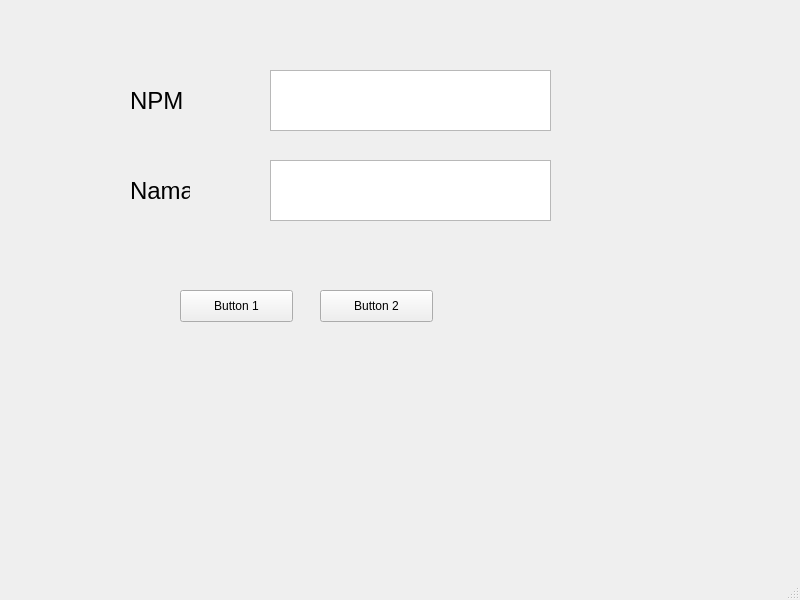
<?xml version="1.0" encoding="UTF-8"?>
<ui version="4.0">
 <class>MainWindow</class>
 <widget class="QMainWindow" name="MainWindow">
  <property name="geometry">
   <rect>
    <x>0</x>
    <y>0</y>
    <width>800</width>
    <height>600</height>
   </rect>
  </property>
  <property name="windowTitle">
   <string>MainWindow</string>
  </property>
  <widget class="QWidget" name="centralwidget">
   <widget class="QTextEdit" name="textEdit">
    <property name="geometry">
     <rect>
      <x>270</x>
      <y>70</y>
      <width>281</width>
      <height>61</height>
     </rect>
    </property>
   </widget>
   <widget class="QLabel" name="label">
    <property name="geometry">
     <rect>
      <x>130</x>
      <y>80</y>
      <width>60</width>
      <height>41</height>
     </rect>
    </property>
    <property name="font">
     <font>
      <pointsize>18</pointsize>
     </font>
    </property>
    <property name="text">
     <string>NPM</string>
    </property>
   </widget>
   <widget class="QTextEdit" name="textEdit_2">
    <property name="geometry">
     <rect>
      <x>270</x>
      <y>160</y>
      <width>281</width>
      <height>61</height>
     </rect>
    </property>
    <property name="font">
     <font>
      <pointsize>18</pointsize>
     </font>
    </property>
   </widget>
   <widget class="QLabel" name="label_2">
    <property name="geometry">
     <rect>
      <x>130</x>
      <y>170</y>
      <width>60</width>
      <height>41</height>
     </rect>
    </property>
    <property name="font">
     <font>
      <pointsize>18</pointsize>
     </font>
    </property>
    <property name="text">
     <string>Nama</string>
    </property>
   </widget>
   <widget class="QPushButton" name="pushButton">
    <property name="geometry">
     <rect>
      <x>180</x>
      <y>290</y>
      <width>113</width>
      <height>32</height>
     </rect>
    </property>
    <property name="text">
     <string>Button 1</string>
    </property>
   </widget>
   <widget class="QPushButton" name="pushButton_2">
    <property name="geometry">
     <rect>
      <x>320</x>
      <y>290</y>
      <width>113</width>
      <height>32</height>
     </rect>
    </property>
    <property name="text">
     <string>Button 2</string>
    </property>
   </widget>
  </widget>
  <widget class="QMenuBar" name="menubar">
   <property name="geometry">
    <rect>
     <x>0</x>
     <y>0</y>
     <width>800</width>
     <height>21</height>
    </rect>
   </property>
  </widget>
  <widget class="QStatusBar" name="statusbar"/>
 </widget>
 <resources/>
 <connections/>
</ui>
